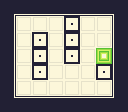

The image is a tile-based game level rendered from a .tmx file. Its description and complete source (layers, tilesets, objects, tile grids) follow:
An orthogonal 8x7 tile map with 16x16 px tiles, 1 tile layer (Default).

<map version="1.4" tiledversion="1.4.3" orientation="orthogonal" renderorder="right-down" width="8" height="7" tilewidth="16" tileheight="16" infinite="0" nextlayerid="2" nextobjectid="1">
 <tileset firstgid="1" source="BasicTileset.tsx" />
 <layer id="1" name="Default" width="8" height="7">
  <data encoding="csv">
14,12,12,12,12,12,12,15,
13,4,4,4,5,4,4,10,
13,4,5,4,5,4,4,10,
13,4,5,4,5,4,1,10,
13,4,5,4,4,4,5,10,
13,4,4,4,4,4,4,10,
16,11,11,11,11,11,11,17
</data>
 </layer>
</map>
